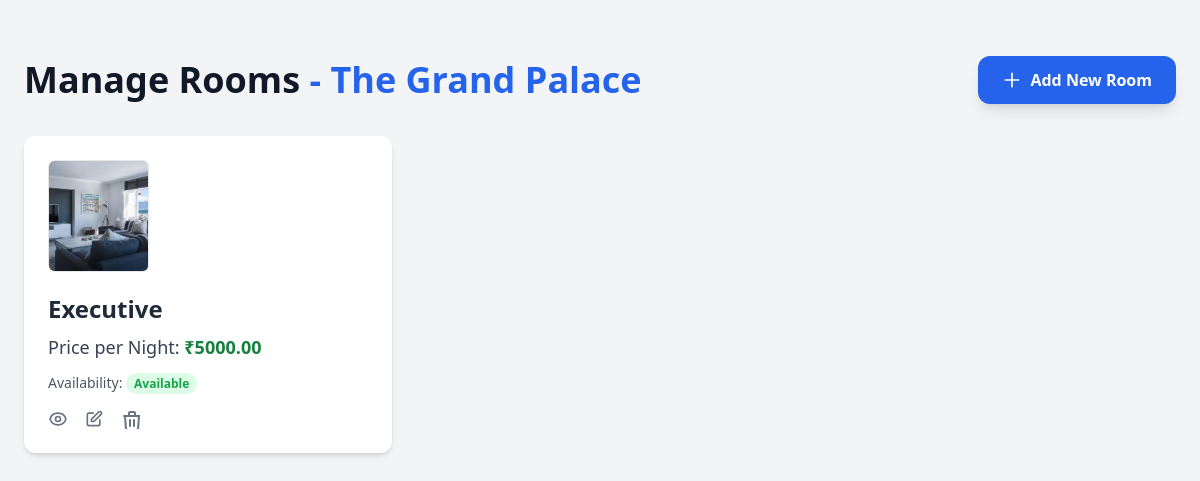
/owner/owner/manage_rooms/2/, run on the app's committed database.
### owner/models.py (models this page shows, shortened)
class Hotel(models.Model):
    hotel_name = models.CharField(max_length=100)
    email = models.EmailField(unique=True)
    phone = models.CharField(max_length=15)
    address = models.TextField()
    city = models.CharField(max_length=50)
    state = models.CharField(max_length=50)
    pincode = models.CharField(max_length=10)
    registration_number = models.CharField(max_length=100)
    license_number = models.CharField(max_length=100)
    total_rooms = models.PositiveIntegerField()
    password = models.CharField(max_length=128)
    image = models.ImageField(upload_to='hotel_images/image/', null=True, blank=True)

class RoomImage(models.Model):
    room = models.ForeignKey(Room, on_delete=models.CASCADE, related_name='images')
    image = models.ImageField(upload_to='room_images/')

class Room(models.Model):
    STATUS_CHOICES = [
        ('available', 'Available'),
        ('booked', 'Booked'),
        ('unavailable', 'Unavailable'),
    ]
    hotel = models.ForeignKey('Hotel', on_delete=models.CASCADE, related_name='rooms')
    room_type = models.ForeignKey(RoomType, on_delete=models.SET_NULL, null=True)
    price_per_night = models.DecimalField(max_digits=10, decimal_places=2)
    status = models.CharField(max_length=20, choices=STATUS_CHOICES, default='available')

class RoomType(models.Model):
    hotel = models.ForeignKey(Hotel, on_delete=models.CASCADE, null=True, blank=True)
    name = models.CharField(max_length=50)
    description = models.TextField(blank=True, null=True)

### owner/views.py (the view)
# urls.py: path('owner/manage_rooms/<int:hotel_id>/',views.manage_rooms,name='manage_rooms'),
def manage_rooms(request,hotel_id):
    hotel=get_object_or_404(Hotel,id=hotel_id)
    rooms = Room.objects.filter(hotel=hotel).select_related('room_type').prefetch_related('images')
    return render(request, 'manage_rooms.html', {
        'hotel': hotel,
        'rooms': rooms,
    })

### owner/templates/manage_rooms.html (shortened to what this page needs)
<!DOCTYPE html>
<html lang="en">
<head>
    <script src="https://cdn.tailwindcss.com"></script>
</head>
<body class="bg-gray-100 p-4 sm:p-6 font-sans antialiased">
    <div class="max-w-6xl mx-auto py-8">
        <div class="flex flex-col sm:flex-row items-center justify-between mb-8 gap-4">
            <h2 class="text-3xl sm:text-4xl font-extrabold text-gray-900 leading-tight">
                Manage Rooms <span class="text-blue-600">- {{ hotel.hotel_name }}</span>
            </h2>
            <a href="{% url 'add_rooms' hotel.id %}" class="w-full sm:w-auto inline-flex items-center justify-center px-6 py-3 bg-blue-600 text-white font-semibold rounded-xl shadow-lg hover:bg-blue-700 transform hover:scale-105 transition-all duration-300 ease-in-out focus:outline-none focus:ring-4 focus:ring-blue-300">
                <svg class="w-5 h-5 mr-2" fill="none" stroke="currentColor" viewBox="0 0 24 24" xmlns="http://www.w3.org/2000/svg"><path stroke-linecap="round" stroke-linejoin="round" stroke-width="2" d="M12 4v16m8-8H4"></path></svg>
                Add New Room
            </a>
        </div>
        <div class="grid grid-cols-1 md:grid-cols-2 lg:grid-cols-3 gap-6">
            {% for room in rooms %}
            <div class="bg-white rounded-xl shadow-md p-6 transform hover:shadow-xl hover:scale-[1.01] transition-all duration-300 ease-in-out">
                <div class="flex flex-col gap-5">
                    <div class="flex-shrink-0 w-full">
                        {% if room.images.all %}
                        <div class="grid grid-cols-2 md:grid-cols-3 gap-2 max-h-48 overflow-hidden rounded-lg">
                            {% for img in room.images.all|slice:":3" %}
                                <img src="{{ img.image.url }}" alt="Room Image" class="rounded-md object-cover h-28 w-full border border-gray-200 shadow-sm">
                            {% endfor %}
                        </div>
                        {% else %}
                            <div class="flex items-center justify-center h-28 bg-gray-50 rounded-lg text-gray-400 italic border border-dashed border-gray-300">
                                No images available
                            </div>
                        {% endif %}
                    </div>
                    <div class="flex-1">
                        <h3 class="text-2xl font-extrabold text-gray-800 mb-2 leading-snug">{{ room.room_type.name }}</h3>
                        <p class="text-gray-700 mb-3 text-lg">
                            Price per Night:
                            <span class="font-bold text-green-700">₹{{ room.price_per_night }}</span>
                        </p>
                        <p class="text-sm text-gray-600 mb-4">
                        Availability:
                        {% if room.status == 'available' %}
                            <span class="text-green-600 font-semibold px-2 py-0.5 bg-green-100 rounded-full text-xs">Available</span>
                        {% elif room.status == 'booked' %}
                            <span class="text-yellow-600 font-semibold px-2 py-0.5 bg-yellow-100 rounded-full text-xs">Booked</span>
                        {% elif room.status == 'unavailable' %}
                            <span class="text-red-600 font-semibold px-2 py-0.5 bg-red-100 rounded-full text-xs">Unavailable</span>
                        {% else %}
                            <span class="text-gray-600 font-semibold px-2 py-0.5 bg-gray-100 rounded-full text-xs">Unknown</span>
                        {% endif %}
                    </p>
                        <div class="flex gap-4 text-base mt-4">
                            <a href="{% url 'view_room' hotel.id room.id %}" class="inline-flex items-center text-gray-500 hover:text-blue-600 transition-colors duration-200" title="View Room Details">
                                <span class="sr-only">View</span> </a>
                            <a href="#" class="inline-flex items-center text-gray-500 hover:text-blue-600 transition-colors duration-200" title="Edit Room">
                                <svg class="w-5 h-5" fill="none" stroke="currentColor" viewBox="0 0 24 24" xmlns="http://www.w3.org/2000/svg"><path stroke-linecap="round" stroke-linejoin="round" stroke-width="2" d="M11 5H6a2 2 0 00-2 2v11a2 2 0 002 2h11a2 2 0 002-2v-5m-1.414-9.414a2 2 0 112.828 2.828L11.828 15H9v-2.828l8.586-8.586z"></path></svg>
                            </a>
                            <a href="{% url 'delete_room' hotel.id room.id %}" class="inline-flex items-center text-gray-500 hover:text-red-600 transition-colors duration-200" title="Delete Room">
                            </a>
                        </div>
                    </div>
                </div>
            </div>
            {% empty %}
                <div class="col-span-full bg-white rounded-xl shadow-md p-8 text-center">
                    <p class="text-xl text-gray-600 font-medium">No rooms found for <span class="text-blue-600">{{ hotel.hotel_name }}</span>.</p>
                    <p class="text-gray-500 mt-2">Click "Add New Room" to get started!</p>
                </div>
            {% endfor %}
        </div>
    </div>
</body>
</html>

### owner/templates/manage_rooms.html (style rules this page uses)
body { scrollbar-width: thin; scrollbar-color: #cbd5e1 #f7fafc; }

### data on the page
Hotel: hotel_name "The Grand Palace"
Room: room_type.name "Executive", price_per_night "5000.00", status "Available"
RoomImage: image (picture)
